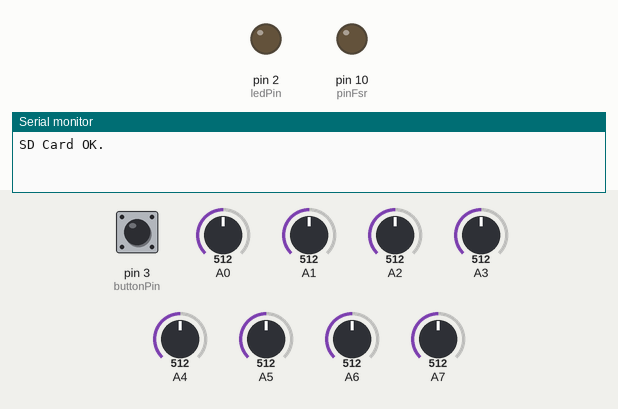
A sketch run on a simulated Arduino Uno, built with avr-gcc and run on an emulated ATmega328P. On the bench: output pins drawn as LEDs (lit = HIGH), the last lines printed to the serial monitor. Dashed ring = blinking. The test bench sets the inputs (shaded band); at power-on: pin 3 (buttonPin) HIGH, A0 = 512, A1 = 512, A2 = 512, A3 = 512, A4 = 512, A5 = 512, A6 = 512, A7 = 512. Storage starts empty.

Above: at 2.3 s.
2.4 s: pin 3 (buttonPin) pulled LOW for 0.65 s
At 2.9 s:
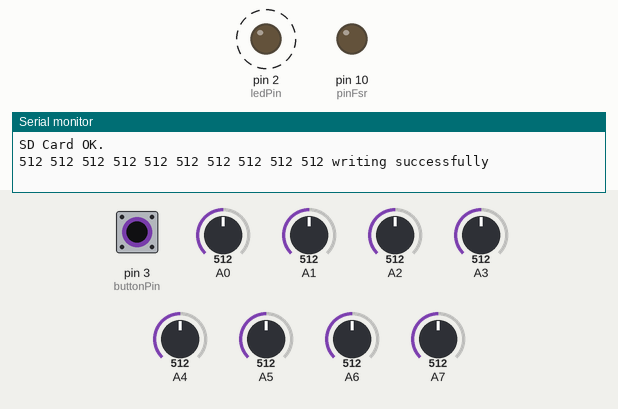
Timing chart, 0 to 5.4 s (numbered marks = the images above; inputs shaded):
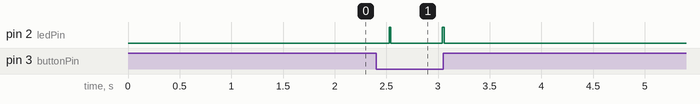

Measured:
- after the input at 2.4 s, pin 2 (ledPin): alternates HIGH for 0.02 s and LOW for 0.50 s, 4 changes in all, then stays LOW, starting after 0.13 s

The sketch:

collecte_data.ino
```cpp
#include <Time.h>
#include <Wire.h>
#include <SPI.h>
#include <SD.h>

// this is for the fsr
#define DELAY 300 // temps entre enregistrement mesures
#define NB_FSR 10 //nombre capteurs de force

int pin_mean[NB_FSR]; // tableau contenant valeurs capteurs
unsigned long actual_time; // temps debut boucle
unsigned long start_time; // temps début acquisition données
unsigned long time_datalog; // temps début acquisition données
String dataString = "";
int pinFsr[] = {0, 1, 2, 7, 8, 10, 5, 4, 11, 3};
//this is for the button and led
const int buttonPin = 3;    //pin associe au bouton
const int ledPin =  2;      //pin de la led
int buttonState = 0;        // statut du bouton


//this is for the SD card
File myFile;
const int chipSelect = 17;

/*
    Fonction affichage mesures
*/

void print_data(int fsr) {
  Serial.print(pin_mean[fsr]);
  Serial.print(" ");
}

/**
 * ecrit donnees de chaques capteurs
 */
void display_data(int fsr) {
  dataString += String(pin_mean[fsr]);
  dataString += " ";
}


/**
 * ecrit temps de chaques donnees
 */
void display_time() {
  dataString += String((actual_time - start_time) / 1000. );
  dataString +=" sec";
  dataString += " ";
}

void setup()
{
  Serial.begin(9600); // initialisation communication serie
  pinMode(buttonPin, INPUT); // initialise comme une entree
  pinMode(ledPin, OUTPUT); // initialise   comme sortie
  while (!Serial) // attend le debut communication serie
  delay(200);
  pinMode(SS, OUTPUT); // sortie

  if (!SD.begin(chipSelect)) {
    Serial.println("SD Card initialization failed!"); // echec communication carte SD
    return;
  }
  start_time = millis(); // temps debut acquisition
  time_datalog += start_time; // temps enregistrement carte SD
  Serial.println("SD Card OK."); // communication carte SD reussie
  File myFile = SD.open("quatre.txt", FILE_WRITE); // ouvre fichier
  if(myFile){
    dataString = "date leftA leftA leftA Back front front rightA rightA rightA Back";
  }
}

void loop()
{
  delay(500);
  actual_time = millis();
  buttonState = digitalRead(buttonPin); // lit l'etat du bouton

  if (buttonState == LOW) {
    digitalWrite(ledPin, HIGH); // allume la led
       if (actual_time > time_datalog) { // affiche la valeur des capteurs tous les DELAY ms
          dataString = ""; // prochaines donnees a ecrire
          display_time(); // ecrit temps acquisition
          for (int fsr = 0; fsr < NB_FSR; fsr++) { // ecrit le max de chaque capteur depuis delay1
              pin_mean[fsr] = analogRead(fsr);
              display_data(fsr);
              print_data(fsr);
          }
          File myFile = SD.open("quatre.txt", FILE_WRITE); // ouvre fichier
          if (myFile) {
              myFile.println(dataString); // ecrit donnnees
              myFile.close(); // ferme fichier
              Serial.println("writing successfully");
          }
          else{
            Serial.println("writing failed");
          }
       }
       else{
          Serial.println("je suis ici ");
       }
  }
  digitalWrite(ledPin, LOW); // eteint la led


}
```
